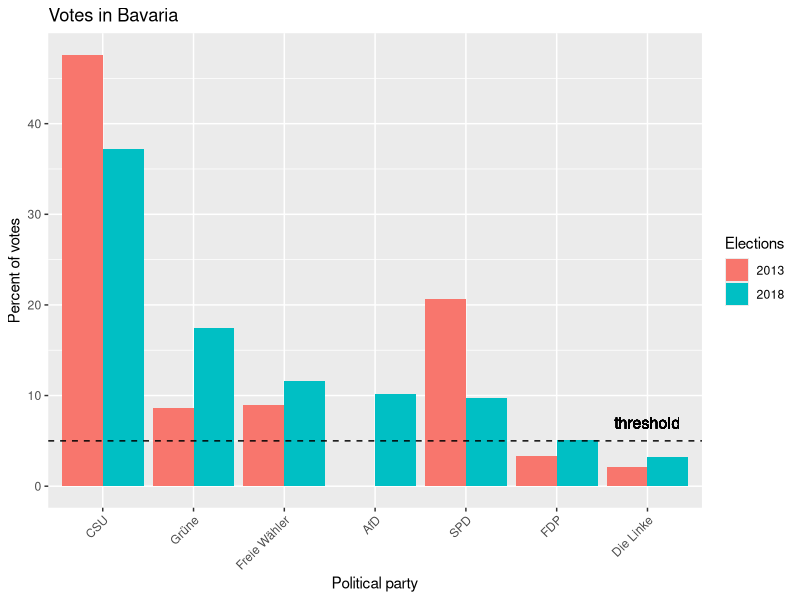

Generate this figure with R:
## ---- chunk 1
knitr::opts_chunk$set(echo = TRUE)
library(ggplot2)
library(reshape2)
## ---- chunk 2
df <- read.csv("./data.csv")
df$pp <- factor(df$pp, levels=df$pp)
df$elections2013 <- df$elections2018 - df$change
df <- df[, !(names(df) == "change")]
df <- melt(df, id.vars="pp")
df$variable <- factor(df$variable, levels=c("elections2013", "elections2018"), labels=c("2013", "2018"))
ggplot(df, aes(x=pp, y=value, fill=variable)) +
  geom_bar(stat='identity', position='dodge') +
  geom_hline(yintercept = 5, linetype="dashed") + 
  geom_text(aes(7,5,label = "threshold", vjust = -1), show.legend  = F, size = 4) +
  labs(x = "Political party", y="Percent of votes", fill="Elections") +
  theme(axis.text.x = element_text(angle = 45, hjust = 1)) +
  ggtitle("Votes in Bavaria")
